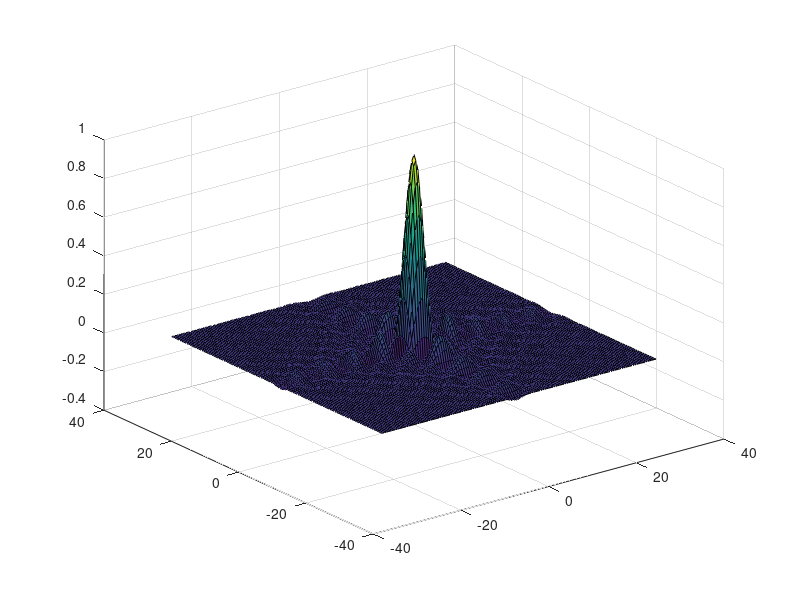

Write MATLAB code to recreate this figure.
x = -10*pi:0.5:10*pi;
y = -10*pi:0.5:10*pi;
[X,Y] = meshgrid(x,y);



Z = (sin(X).*sin(Y))./(X.*Y);

figure
surf(X,Y,Z)
